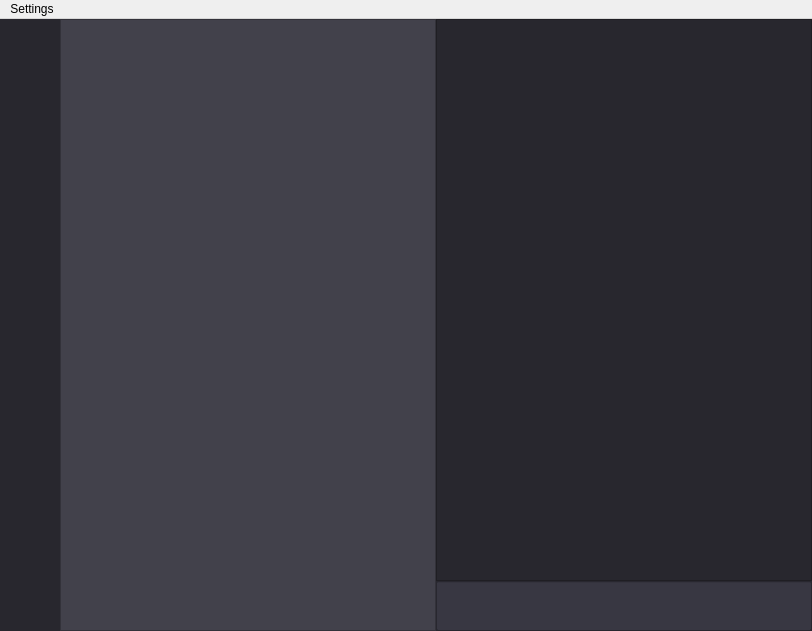
<?xml version="1.0" encoding="UTF-8"?>
<ui version="4.0">
 <class>ChatsWindow</class>
 <widget class="QMainWindow" name="ChatsWindow">
  <property name="geometry">
   <rect>
    <x>0</x>
    <y>0</y>
    <width>812</width>
    <height>631</height>
   </rect>
  </property>
  <property name="windowTitle">
   <string>MainWindow</string>
  </property>
  <widget class="QWidget" name="chats_widget">
   <property name="sizePolicy">
    <sizepolicy hsizetype="Expanding" vsizetype="Expanding">
     <horstretch>0</horstretch>
     <verstretch>0</verstretch>
    </sizepolicy>
   </property>
   <property name="styleSheet">
    <string notr="true">QWidget
{
background-color: rgb(40, 39, 46);
}</string>
   </property>
   <layout class="QHBoxLayout" name="horizontalLayout_3">
    <property name="spacing">
     <number>0</number>
    </property>
    <property name="leftMargin">
     <number>0</number>
    </property>
    <property name="topMargin">
     <number>0</number>
    </property>
    <property name="rightMargin">
     <number>0</number>
    </property>
    <property name="bottomMargin">
     <number>0</number>
    </property>
    <item>
     <layout class="QHBoxLayout" name="main_layout">
      <property name="spacing">
       <number>0</number>
      </property>
      <item alignment="Qt::AlignmentFlag::AlignTop">
       <widget class="QPushButton" name="menu_push_button">
        <property name="minimumSize">
         <size>
          <width>60</width>
          <height>60</height>
         </size>
        </property>
        <property name="cursor">
         <cursorShape>PointingHandCursor</cursorShape>
        </property>
        <property name="styleSheet">
         <string notr="true">QPushButton
{
	border: none;
	background-color: rgb(40, 39, 46);
	color: rgb(40, 39, 45);
}</string>
        </property>
        <property name="text">
         <string/>
        </property>
        <property name="icon">
         <iconset resource="../resources.qrc">
          <normaloff>:/icons/resources/icons/menu-btn.svg</normaloff>:/icons/resources/icons/menu-btn.svg</iconset>
        </property>
        <property name="iconSize">
         <size>
          <width>25</width>
          <height>30</height>
         </size>
        </property>
       </widget>
      </item>
     </layout>
    </item>
    <item>
     <widget class="QSplitter" name="splitter">
      <property name="orientation">
       <enum>Qt::Orientation::Horizontal</enum>
      </property>
      <property name="handleWidth">
       <number>0</number>
      </property>
      <widget class="QWidget" name="layoutWidget">
       <layout class="QVBoxLayout" name="chats_layout">
        <property name="spacing">
         <number>0</number>
        </property>
        <item>
         <widget class="QListWidget" name="list_of_chats">
          <property name="styleSheet">
           <string notr="true">QListWidget
{
	background-color: rgb(66, 65, 75)
}</string>
          </property>
         </widget>
        </item>
       </layout>
      </widget>
      <widget class="QWidget" name="verticalLayoutWidget">
       <layout class="QVBoxLayout" name="curr_and_msg_layout">
        <property name="spacing">
         <number>0</number>
        </property>
        <item>
         <widget class="QListWidget" name="current_chat"/>
        </item>
        <item>
         <widget class="QLineEdit" name="message_input">
          <property name="minimumSize">
           <size>
            <width>0</width>
            <height>50</height>
           </size>
          </property>
          <property name="styleSheet">
           <string notr="true">QLineEdit
{
	background-color: rgb(56, 55, 66)
}</string>
          </property>
         </widget>
        </item>
       </layout>
      </widget>
     </widget>
    </item>
   </layout>
  </widget>
  <widget class="QMenuBar" name="menubar">
   <property name="geometry">
    <rect>
     <x>0</x>
     <y>0</y>
     <width>812</width>
     <height>24</height>
    </rect>
   </property>
   <widget class="QMenu" name="settings_button">
    <property name="title">
     <string>Settings</string>
    </property>
   </widget>
   <addaction name="settings_button"/>
  </widget>
 </widget>
 <resources>
  <include location="../resources.qrc"/>
 </resources>
 <connections/>
</ui>
